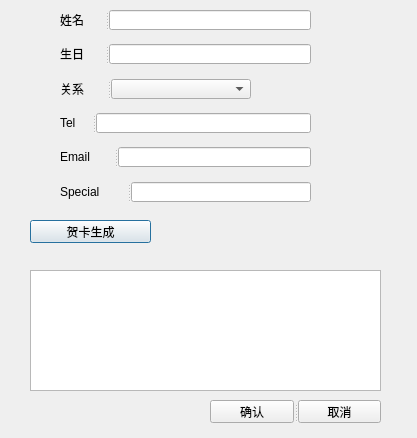
<?xml version="1.0" encoding="UTF-8"?>
<ui version="4.0">
 <class>EditDialog</class>
 <widget class="QDialog" name="EditDialog">
  <property name="geometry">
   <rect>
    <x>0</x>
    <y>0</y>
    <width>417</width>
    <height>438</height>
   </rect>
  </property>
  <property name="windowTitle">
   <string>Dialog</string>
  </property>
  <widget class="QTextBrowser" name="birthdayEmailTextBrowser">
   <property name="geometry">
    <rect>
     <x>30</x>
     <y>270</y>
     <width>351</width>
     <height>121</height>
    </rect>
   </property>
  </widget>
  <widget class="QPushButton" name="birthdayCardPushButton">
   <property name="geometry">
    <rect>
     <x>30</x>
     <y>220</y>
     <width>121</width>
     <height>23</height>
    </rect>
   </property>
   <property name="text">
    <string>贺卡生成</string>
   </property>
  </widget>
  <widget class="QSplitter" name="splitter_7">
   <property name="geometry">
    <rect>
     <x>210</x>
     <y>400</y>
     <width>171</width>
     <height>23</height>
    </rect>
   </property>
   <property name="orientation">
    <enum>Qt::Horizontal</enum>
   </property>
   <widget class="QPushButton" name="okPushButton">
    <property name="text">
     <string>确认</string>
    </property>
   </widget>
   <widget class="QPushButton" name="canclePushButton">
    <property name="text">
     <string>取消</string>
    </property>
   </widget>
  </widget>
  <widget class="QSplitter" name="splitter_4">
   <property name="geometry">
    <rect>
     <x>60</x>
     <y>44</y>
     <width>251</width>
     <height>20</height>
    </rect>
   </property>
   <property name="orientation">
    <enum>Qt::Horizontal</enum>
   </property>
   <widget class="QLabel" name="birthdayLabel">
    <property name="text">
     <string>生日</string>
    </property>
   </widget>
   <widget class="QLineEdit" name="birthdayLineEdit"/>
  </widget>
  <widget class="QSplitter" name="splitter_3">
   <property name="geometry">
    <rect>
     <x>60</x>
     <y>113</y>
     <width>251</width>
     <height>20</height>
    </rect>
   </property>
   <property name="orientation">
    <enum>Qt::Horizontal</enum>
   </property>
   <widget class="QLabel" name="telLabel">
    <property name="text">
     <string>Tel</string>
    </property>
   </widget>
   <widget class="QLineEdit" name="telLineEdit"/>
  </widget>
  <widget class="QSplitter" name="splitter_5">
   <property name="geometry">
    <rect>
     <x>60</x>
     <y>182</y>
     <width>251</width>
     <height>20</height>
    </rect>
   </property>
   <property name="orientation">
    <enum>Qt::Horizontal</enum>
   </property>
   <widget class="QLabel" name="specialLabel">
    <property name="text">
     <string>Special</string>
    </property>
   </widget>
   <widget class="QLineEdit" name="specialLineEdit"/>
  </widget>
  <widget class="QSplitter" name="splitter_2">
   <property name="geometry">
    <rect>
     <x>60</x>
     <y>147</y>
     <width>251</width>
     <height>20</height>
    </rect>
   </property>
   <property name="orientation">
    <enum>Qt::Horizontal</enum>
   </property>
   <widget class="QLabel" name="emailLabel">
    <property name="text">
     <string>Email</string>
    </property>
   </widget>
   <widget class="QLineEdit" name="emailLineEdit"/>
  </widget>
  <widget class="QSplitter" name="splitter">
   <property name="geometry">
    <rect>
     <x>60</x>
     <y>10</y>
     <width>251</width>
     <height>20</height>
    </rect>
   </property>
   <property name="orientation">
    <enum>Qt::Horizontal</enum>
   </property>
   <widget class="QLabel" name="nameLabel">
    <property name="text">
     <string>姓名</string>
    </property>
   </widget>
   <widget class="QLineEdit" name="nameLineEdit"/>
  </widget>
  <widget class="QSplitter" name="splitter_6">
   <property name="geometry">
    <rect>
     <x>60</x>
     <y>79</y>
     <width>191</width>
     <height>20</height>
    </rect>
   </property>
   <property name="orientation">
    <enum>Qt::Horizontal</enum>
   </property>
   <widget class="QLabel" name="relationLabel">
    <property name="text">
     <string>关系</string>
    </property>
   </widget>
   <widget class="QComboBox" name="relationComboBox"/>
  </widget>
 </widget>
 <resources/>
 <connections/>
</ui>
